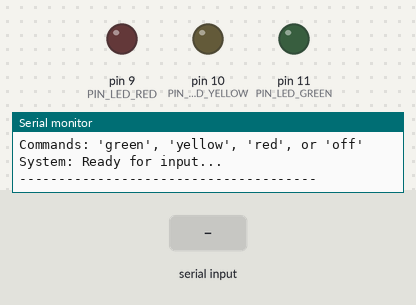
The sketch below on a simulated Arduino Uno, built with avr-gcc and run on an emulated ATmega328P. On the bench: output pins drawn as LEDs (lit = HIGH), the last lines printed to the serial monitor. The test bench sets the inputs (shaded band).

Above: at 1.2 s.
1.3 s: "green" received over Serial
At 2.5 s:
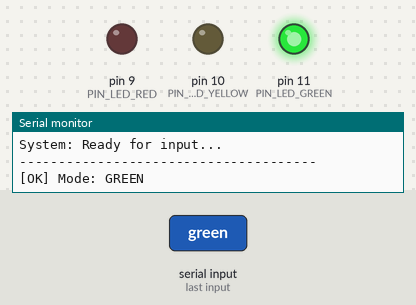
2.8 s: "yellow" received over Serial
At 3.6 s:
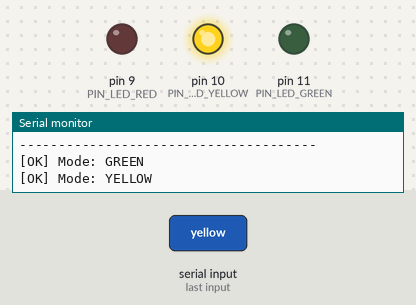
4.3 s: "red" received over Serial
At 4.7 s:
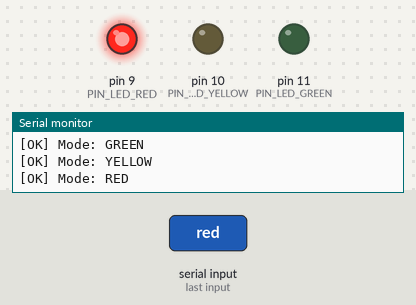
Timing chart, 0 to 7.3 s (numbered marks = the images above; inputs shaded):
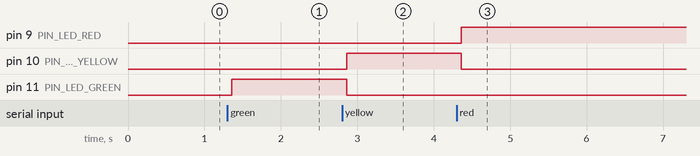

Measured:
- after the input at 1.3 s, pin 11 (PIN_LED_GREEN): LOW → HIGH after 0.06 s
- after the input at 2.8 s, pin 10 (PIN_LED_YELLOW): LOW → HIGH after 0.06 s; pin 11 (PIN_LED_GREEN): HIGH → LOW after 0.06 s
- after the input at 4.3 s, pin 9 (PIN_LED_RED): LOW → HIGH after 0.06 s; pin 10 (PIN_LED_YELLOW): HIGH → LOW after 0.06 s

The sketch:

16-Control-LED-Status.ino
```cpp
// (licence header left out)
// Pin Definitions
const int PIN_LED_GREEN  = 11;
const int PIN_LED_YELLOW = 10;
const int PIN_LED_RED    = 9;

void setup() {
  pinMode(PIN_LED_GREEN,  OUTPUT);
  pinMode(PIN_LED_YELLOW, OUTPUT);
  pinMode(PIN_LED_RED,    OUTPUT);

  Serial.begin(115200);

  // Optimization: Reduces the wait time for Serial.readString()
  // This makes the response instantaneous even with "No Line Ending"
  Serial.setTimeout(10);

  while (!Serial); // Wait for Serial port to be ready

  Serial.println("--- LED CONTROL SYSTEM INITIALIZED ---");
  Serial.println("Commands: 'green', 'yellow', 'red', or 'off'");
  Serial.println("System: Ready for input...");
  Serial.println("--------------------------------------");
}

void loop() {
  if (Serial.available() > 0) {
    // Safety buffer for character arrival
    delay(50);

    // Read the content from the buffer
    String input = Serial.readString();

    // --- DATA NORMALIZATION ---
    input.trim();          // Removes leading/trailing spaces and hidden chars (\n, \r)
    input.toLowerCase();   // Handles case-insensitivity (e.g., "ReD" -> "red")

    // Ignore empty entries
    if (input.length() == 0) return;

    // --- CONTROL LOGIC ---
    if (input == "green") {
      setOnlyOneActive(PIN_LED_GREEN);
      Serial.println("[OK] Mode: GREEN");
    }
    else if (input == "yellow") {
      setOnlyOneActive(PIN_LED_YELLOW);
      Serial.println("[OK] Mode: YELLOW");
    }
    else if (input == "red") {
      setOnlyOneActive(PIN_LED_RED);
      Serial.println("[OK] Mode: RED");
    }
    else if (input == "off") {
      allLedsOff();
      Serial.println("[OK] Mode: ALL OFF");
    }
    else {
      // Error handling
      Serial.print("[ERROR] Unknown command: '");
      Serial.print(input);
      Serial.println("' - Try: green, yellow, red, or off.");
    }
  }
}

// Logic to turn on one LED and turn off the others
void setOnlyOneActive(int activePin) {
  digitalWrite(PIN_LED_GREEN,  (activePin == PIN_LED_GREEN)  ? HIGH : LOW);
  digitalWrite(PIN_LED_YELLOW, (activePin == PIN_LED_YELLOW) ? HIGH : LOW);
  digitalWrite(PIN_LED_RED,    (activePin == PIN_LED_RED)    ? HIGH : LOW);
}

// Function: Safety shutdown of all LEDs
void allLedsOff() {
  digitalWrite(PIN_LED_GREEN,  LOW);
  digitalWrite(PIN_LED_YELLOW, LOW);
  digitalWrite(PIN_LED_RED,    LOW);
}
```
